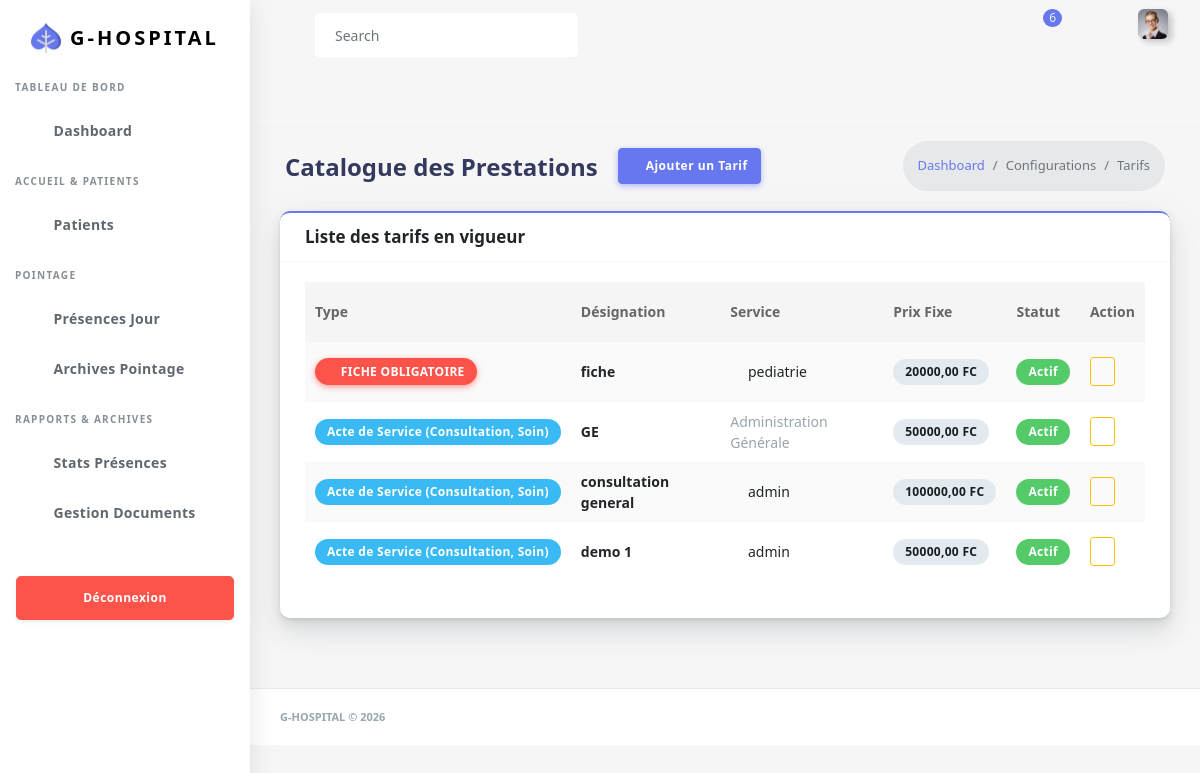
Page /prestation/liste/ (signed in) on the committed database.
### app/models.py (models this page shows, shortened)
class Prestation(models.Model):
    TYPE_CHOICES = [
        ('GLOBAL', 'Général (Fiche, Dossier, Carte)'),
        ('SERVICE', 'Acte de Service (Consultation, Soin)'),
        ('EXTERNE', 'Prestation Externe'),
    ]
    libelle = models.CharField(max_length=150, verbose_name="Nom de la prestation")
    prix_fixe = models.DecimalField(max_digits=10, decimal_places=2, verbose_name="Prix (FC/$)")
    est_fiche_obligatoire = models.BooleanField(
        default=False,
        verbose_name="Est la fiche d'entrée ?",
        help_text="Cochez cette case pour la prestation 'Fiche de consultation' unique."
    )
    service = models.ForeignKey(
        'Service',
        on_delete=models.SET_NULL,
        null=True,
        blank=True,
        related_name="prestations",
        verbose_name="Service concerné" ,
        default = 1
    )
    type_prestation = models.CharField(
        max_length=10,
        choices=TYPE_CHOICES,
        default='SERVICE'
    )
    active = models.BooleanField(default=True, verbose_name="En vigueur")
    date_creation = models.DateTimeField(auto_now_add=True)
    class Meta:
        verbose_name = "Prestation"
        verbose_name_plural = "Prestations"
        constraints = [
            models.UniqueConstraint(
                fields=['est_fiche_obligatoire'],
                condition=models.Q(est_fiche_obligatoire=True),
                name='unique_fiche_obligatoire'
            )
        ]

class Service(models.Model):
    nom = models.CharField(max_length=50)

### app/views.py (the view)
# urls.py: path('prestation/liste/', views.prestation_list, name='prestation_list'),
@login_required()
def prestation_list(request):
    prestations = Prestation.objects.all().order_by('type_prestation', 'libelle')
    myUser = Fonction.objects.filter(user_fonction=request.user).first()
    fonction = myUser.fonction.type_fonction if myUser else None
    return render(request, 'back/prestation_list.html', {
        'prestations': prestations,
        'fonction': fonction
    })

### app/templates/back/prestation_list.html (shortened to what this page needs)
{% load static %}
<!DOCTYPE html>
<html lang="fr">
<head>
  <link rel="stylesheet" href="{% static 'back/assets/css/app.min.css' %}">
  <link rel="stylesheet" href="{% static 'back/assets/css/style.css' %}">
  <link rel="stylesheet" href="{% static 'back/assets/css/components.css' %}">
  <link rel="stylesheet" href="{% static 'back/assets/css/custom.css' %}">
</head>
<body>
  <div id="app">
    <div class="main-wrapper main-wrapper-1">
      <div class="navbar-bg"></div>
      {% include "back/query/nav.html" %}
      {% include "back/query/sidebar.html" %}
      <div class="main-content">
        <section class="section">
          <div class="section-header">
            <h1>Catalogue des Prestations</h1>
            <div class="section-header-button">
              <a href="{% url 'prestation_add' %}" class="btn btn-primary">
                <i class="fas fa-plus"></i> Ajouter un Tarif
              </a>
            </div>
            <div class="section-header-breadcrumb">
              <div class="breadcrumb-item active"><a href="{% url 'panel' %}">Dashboard</a></div>
              <div class="breadcrumb-item">Configurations</div>
              <div class="breadcrumb-item">Tarifs</div>
            </div>
          </div>
          <div class="section-body">
            <div class="row">
              <div class="col-12">
                <div class="card card-primary">
                  <div class="card-header">
                    <h4>Liste des tarifs en vigueur</h4>
                  </div>
                  <div class="card-body">
                    <div class="table-responsive">
                      <table class="table table-striped" id="table-1">
                        <thead>
                          <tr>
                            <th>Type</th>
                            <th>Désignation</th>
                            <th>Service</th>
                            <th>Prix Fixe</th>
                            <th>Statut</th>
                            <th>Action</th>
                          </tr>
                        </thead>
                        <tbody>
                          {% for p in prestations %}
                          <tr>
                            <td>
                              {% if p.est_fiche_obligatoire %}
                                <span class="badge badge-danger shadow-danger">
                                  <i class="fas fa-star"></i> FICHE OBLIGATOIRE
                                </span>
                              {% else %}
                                <span class="badge badge-info">
                                  {{ p.get_type_prestation_display }}
                                </span>
                              {% endif %}
                            </td>
                            <td class="font-weight-bold">{{ p.libelle }}</td>
                            <td>
                              {% if p.service %}
                                <i class="fas fa-hospital-symbol text-primary mr-1"></i> {{ p.service.nom }}
                              {% else %}
                                <span class="text-muted italic">Administration Générale</span>
                              {% endif %}
                            </td>
                            <td>
                              <span class="badge badge-light">
                                {{ p.prix_fixe }} FC
                              </span>
                            </td>
                            <td>
                              {% if p.active %}
                                <div class="badge badge-success">Actif</div>
                              {% else %}
                                <div class="badge badge-secondary">Désactivé</div>
                              {% endif %}
                            </td>
                            <td>
                              <a href="{% url 'prestation_edit' p.pk %}" class="btn btn-sm btn-outline-warning" data-toggle="tooltip" title="Modifier">
                                <i class="fas fa-edit"></i>
                              </a>
                            </td>
                          </tr>
                          {% endfor %}
                        </tbody>
                      </table>
                    </div>
                  </div>
                </div>
              </div>
            </div>
          </div>
        </section>
      </div>
      <footer class="main-footer">
        <div class="footer-left">
          G-HOSPITAL &copy; 2026
        </div>
      </footer>
    </div>
  </div>
</body>
</html>

### rows in the picture
Prestation: est_fiche_obligatoire True (drawn), libelle "fiche", service.nom "pediatrie", prix_fixe "20000,00", active "Actif"
Prestation: type_prestation "Acte de Service (Consultation, Soin)", libelle "GE", shows "Administration Générale", prix_fixe "50000,00", active "Actif"
Prestation: type_prestation "Acte de Service (Consultation, Soin)", libelle "consultation general", service.nom "admin", prix_fixe "100000,00", active "Actif"
Prestation: type_prestation "Acte de Service (Consultation, Soin)", libelle "demo 1", service.nom "admin", prix_fixe "50000,00", active "Actif"
